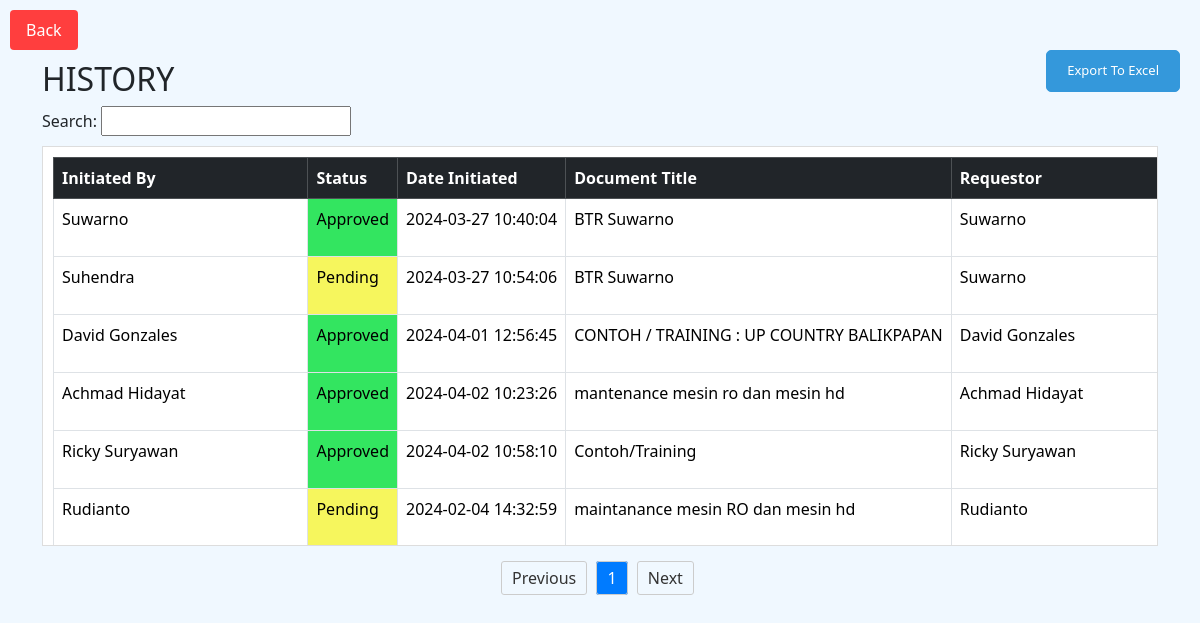
Page /history.php (signed in) on the committed database.
### tables this page shows
CREATE TABLE `submitted_requestorform` (
  `id` int(10) NOT NULL,
  `initiated_by_id` varchar(10) DEFAULT NULL,
  `date_initiated_by` datetime DEFAULT NULL,
  `reference` int(11) DEFAULT NULL,
  `approval` varchar(11) DEFAULT NULL,
  `requestor_id` varchar(10) DEFAULT NULL,
  `document_title` varchar(255) DEFAULT NULL,
  `trip_purpose` varchar(100) DEFAULT NULL,
  `manager_name` varchar(20) DEFAULT NULL,
  `start_date` date DEFAULT NULL,
  `return_date` date DEFAULT NULL,
  `destination` varchar(255) DEFAULT NULL,
  `total_days` int(10) DEFAULT NULL,
  `advance_amounts` varchar(20) DEFAULT NULL,
  `currency` varchar(10) DEFAULT NULL,
  `hotel_booking` varchar(20) DEFAULT NULL,
  `comments` varchar(255) NOT NULL,
  `accomodation_amount` varchar(20) DEFAULT NULL,
  `meals_amount` varchar(20) DEFAULT NULL,
  `transportation_amount` varchar(20) DEFAULT NULL,
  `others_amount` varchar(20) DEFAULT NULL,
  `total_amount` varchar(20) NOT NULL,
  `accommodation_remarks` varchar(150) DEFAULT NULL,
  `meals_remarks` varchar(150) DEFAULT NULL,
  `transportation_remarks` varchar(150) DEFAULT NULL,
  `others_remarks` varchar(150) DEFAULT NULL,
  `tfap_remarks` varchar(150) DEFAULT NULL,
  `attachment_file` mediumblob DEFAULT NULL,
  `status_date_time` datetime(5) DEFAULT NULL,
  `approvedBy` varchar(255) DEFAULT NULL,
  `internalMemo` mediumblob DEFAULT NULL,
  `formPr` mediumblob DEFAULT NULL,
  `approvalSls` tinyint(1) DEFAULT NULL,
  `closing` mediumblob DEFAULT NULL,
  `closingComment` varchar(255) DEFAULT NULL,
  `validateSls` datetime DEFAULT NULL,
  `validateFin` datetime DEFAULT NULL,
  `validateKas` datetime DEFAULT NULL,
  `finalStatus` varchar(20) DEFAULT NULL
);

CREATE TABLE `requestor_forms` (
  `idNumber` varchar(10) NOT NULL,
  `requestorName` varchar(40) NOT NULL,
  `division` varchar(70) DEFAULT NULL,
  `idCard` varchar(50) DEFAULT NULL,
  `email` varchar(60) DEFAULT NULL,
  `departement` varchar(70) DEFAULT NULL,
  `phoneNumber` varchar(50) DEFAULT NULL,
  `gender` varchar(10) DEFAULT NULL,
  `password` varchar(10) DEFAULT NULL,
  `manager_name` varchar(200) DEFAULT NULL,
  `manager` varchar(255) DEFAULT NULL,
  `company` varchar(150) DEFAULT NULL,
  `display` tinyint(1) NOT NULL DEFAULT 0
);

### history.php (the view, shortened to what this page needs)
<?php
$conn = new mysqli("localhost", "root", "", "btr");
$limit = 100;
function getAllDataFromDatabase() {
    global $conn, $limit;
    $page = isset($_GET['page']) ? $_GET['page'] : 1;
    $start = ($page - 1) * $limit;
    $sql = "SELECT sr.*, rf.requestorName AS requestor_name, rf2.requestorName AS initiated_name
            FROM submitted_requestorform sr
            LEFT JOIN requestor_forms rf ON sr.requestor_id = rf.idNumber
            LEFT JOIN requestor_forms rf2 ON sr.initiated_by_id = rf2.idNumber LIMIT $start, $limit";
    $result = $conn->query($sql);
    if ($result->num_rows > 0) {
        $data = [];
        while ($row = $result->fetch_assoc()) {
            $data[] = $row;
        }
    } else {
        $data = [];
    }
    return ['data' => $data, 'page' => $page];
}
$dataAndPage = getAllDataFromDatabase();
$allData = $dataAndPage['data'];
$page = $dataAndPage['page'];
?>
<!DOCTYPE html>
<html lang="en">
<head>
    <link rel="stylesheet" href="style.css">
        <link href="https://cdn.jsdelivr.net/npm/bootstrap@5.3.2/dist/css/bootstrap.min.css" rel="stylesheet">
</head>
<body>
    <a id="goBackButton" href="#" onclick="goBack()" style="text-decoration:none;">Back</a>
<main>
    <div class="container">
    <h2>HISTORY</h2>
            <div class="export-button-container">
            <a href="export.php" class="text-nowrap button" style="font-size: 13px;">Export To Excel</a>
            </div>
        <div class="search-container">
            <label for="searchInput">Search:</label>
            <input type="text" id="searchInput" oninput="performSearch()">
        </div>
        <div class="scrollable-container">
            <table id="tableDisplay" class="table table-bordered table-width">
                <thead class="table-dark">
                    <tr class="text-nowrap">
                        <th class="initiated">Initiated By</th>
                        <th class="approval">Status</th>
                        <th class="dateInitiated">Date Initiated</th>
                        <th class="title">Document Title</th>
                        <th class="requestor">Requestor</th>
                    </tr>
                </thead>
                <tbody>
                    <?php foreach ($allData as $row) : ?>
                        <tr class="text-nowrap">
                            <td><?php echo $row['initiated_name']; ?></td>
                            <td class="approval" data-status="<?php echo $row['approval']; ?>"><?php echo $row['approval'] ?? ''; ?></td>
                            <td><?php echo $row['date_initiated_by'] ?? ''; ?></td>
                            <td><?php echo $row['document_title'] ?? ''; ?></td>
                            <td><?php echo $row['requestor_name']; ?></td>
                        </tr>
                    <?php endforeach; ?>
                </tbody>
            </table>
        </div>
        <?php
        $sql = "SELECT COUNT(*) AS total FROM submitted_requestorform";
        $result = $conn->query($sql);
        $row = $result->fetch_assoc();
        $total_records = $row['total'];
        $total_pages = ceil($total_records / $limit);
        $prev_page = max(1, $page - 1);
        $next_page = min($total_pages, $page + 1);
        ?>
        <div class="pagination-wrapper">
            <div class="pagination-container">
                <a href="?page=<?php echo $prev_page; ?>" class="pagination-link">Previous</a>
                <?php
                for ($i = 1; $i <= $total_pages; $i++) {
                    $active_class = ($page == $i) ? 'active' : '';
                    echo "<a href='?page=$i' class='pagination-link $active_class'>$i</a>";
                }
                ?>
                <a href="?page=<?php echo $next_page; ?>" class="pagination-link">Next</a>
            </div>
        </div>
    </div>
</main>
</body>
</html>

### style.css (style rules this page uses)
.button { display: inline-block; padding: 10px 20px; font-size: 16px; text-align: center; text-decoration: none; cursor: pointer; border: 1px solid #3498db; color: #ffffff; background-color: #3498db; border-radius: 5px; transition: background-color 0.3s; margin-left: auto; position: absolute; top: 300px; right: 30px; }

### history.php (style rules this page uses)
.pagination-wrapper { display: flex; justify-content: center; margin-top: 20px; }
.pagination-container { display: inline-block; }
.pagination-link { padding: 5px 10px; margin-right: 5px; border: 1px solid #ccc; border-radius: 3px; text-decoration: none; color: #333; }
.pagination-link.active { background-color: #007bff; color: #fff; }
.export-button-container { top: 170px; right: 170px; z-index: 1; }
.button { display: flex; justify-content: center; align-items: center; padding: 10px 20px; font-size: 16px; text-align: center; text-decoration: none; cursor: pointer; border: 1px solid #3498db; color: #ffffff; background-color: #3498db; border-radius: 5px; transition: background-color 0.3s; margin-left: auto; position: absolute; z-index: 2; right: 20px; top: 50px; }
body { margin-top: 60px; background-color: aliceblue; }
table { background-color: white; }
th { background-color: aquamarine; }
.scrollable-container { max-height: 400px; overflow-y: auto; padding: 10px; background-color: white; border: 1px solid #ddd; }
.search-container { margin-bottom: 10px; }
.approval[data-status="Approved"] { background-color: #33e560; }
.approval[data-status="Pending"] { background-color: #f6f65d; }
.search-container input[type="text"] { width: 250px; }
#goBackButton { position: fixed; top: 10px; left: 10px; background-color: #ff3e3e; color: #fff; padding: 8px 16px; border: none; border-radius: 4px; cursor: pointer; }

### rows in the picture
submitted_requestorform: initiated_by.requestorName "Suwarno", approval "Approved", date_initiated_by "2024-03-27 10:40:04", document_title "BTR Suwarno"
submitted_requestorform: initiated_by.requestorName "Suhendra", approval "Pending", date_initiated_by "2024-03-27 10:54:06", document_title "BTR Suwarno", requestor.requestorName "Suwarno"
submitted_requestorform: initiated_by.requestorName "David Gonzales", approval "Approved", date_initiated_by "2024-04-01 12:56:45", document_title "CONTOH / TRAINING : UP COUNTRY BALIKPAPAN"
submitted_requestorform: initiated_by.requestorName "Achmad Hidayat", approval "Approved", date_initiated_by "2024-04-02 10:23:26", document_title "mantenance mesin ro dan mesin hd"
submitted_requestorform: initiated_by.requestorName "Ricky Suryawan", approval "Approved", date_initiated_by "2024-04-02 10:58:10", document_title "Contoh/Training"
submitted_requestorform: initiated_by.requestorName "Rudianto", approval "Pending", date_initiated_by "2024-02-04 14:32:59", document_title "maintanance mesin RO dan mesin hd"
